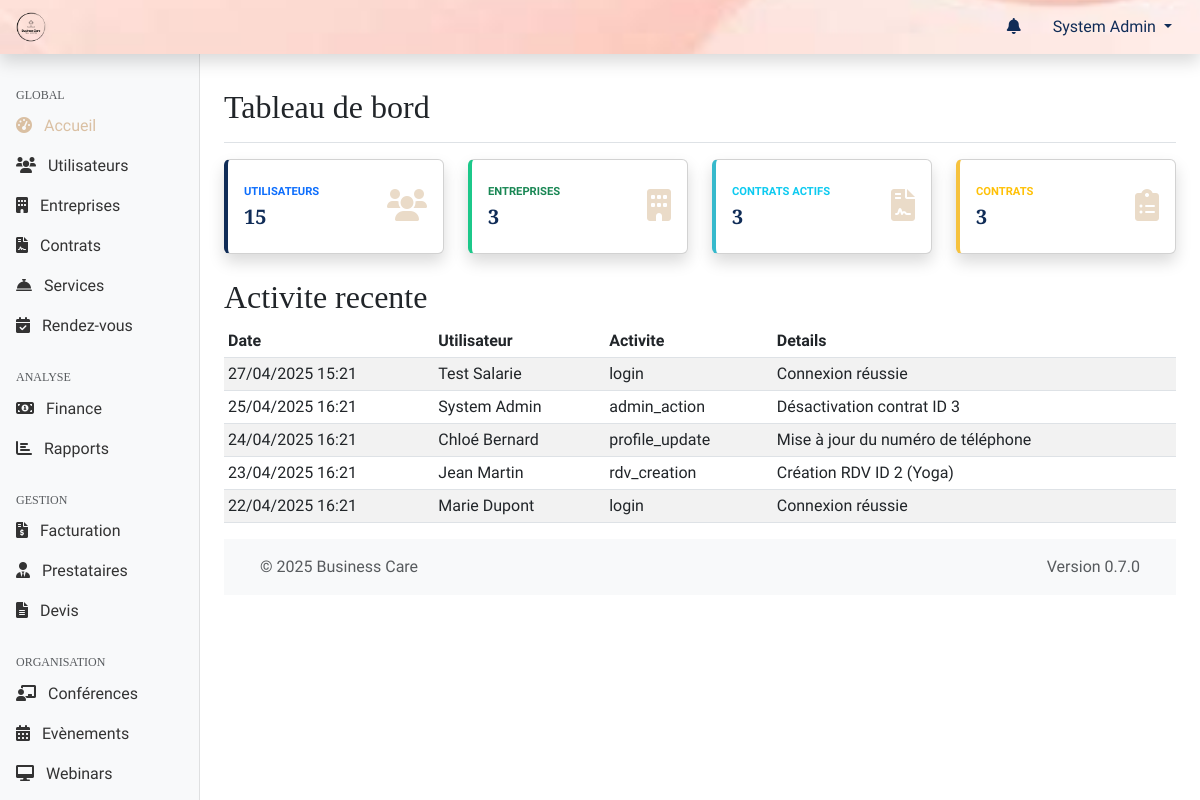
The app's page /web-admin/index.php (signed in), older data.
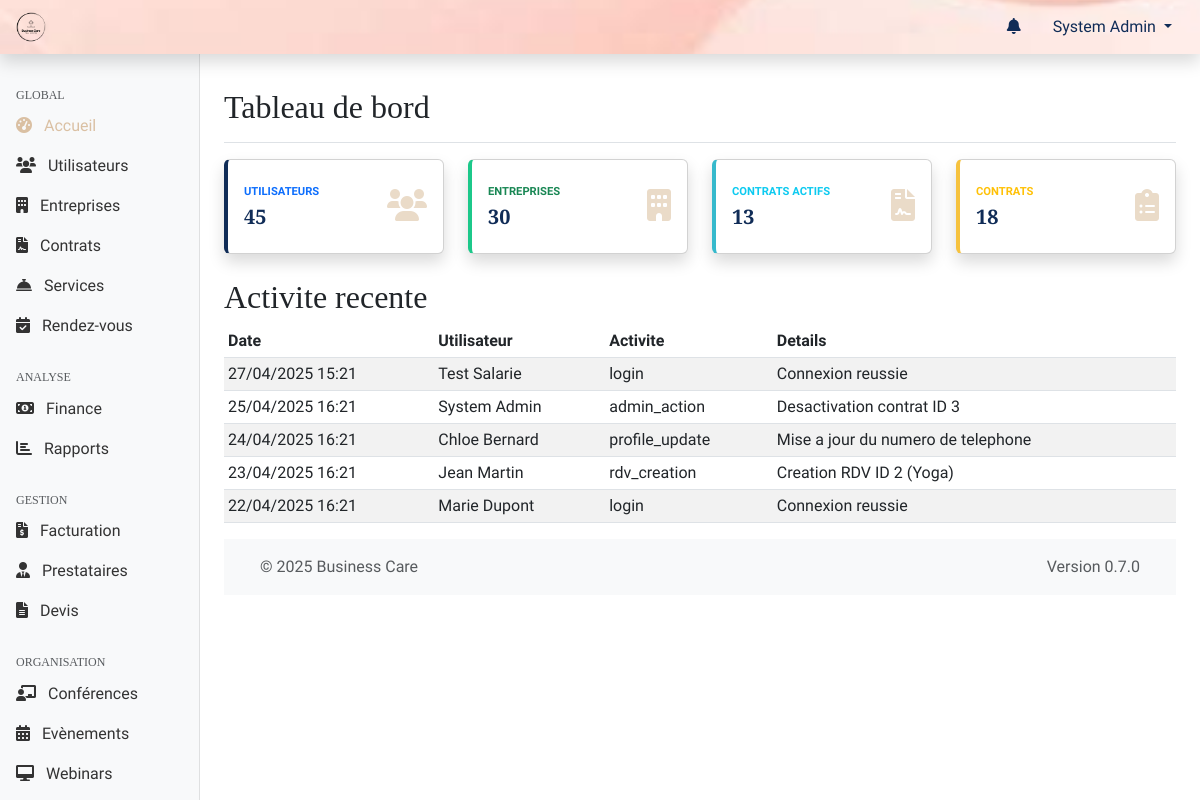
The same page, newer data.
### tables this page shows
CREATE TABLE logs (
    id INT PRIMARY KEY AUTO_INCREMENT,
    personne_id INT,
    action VARCHAR(255) NOT NULL,
    details TEXT,
    ip_address VARCHAR(45),
    user_agent TEXT,
    created_at TIMESTAMP DEFAULT CURRENT_TIMESTAMP,
    FOREIGN KEY (personne_id) REFERENCES personnes(id),
    INDEX idx_action (action),
    INDEX idx_date (created_at)
);

### shared/web-admin/db.php (called while the page is built, shortened)
<?php
function getDbConnection()
{
    static $pdo = null;
    if ($pdo === null) {
        $dsn = "mysql:host=" . DB_HOST . ";dbname=" . DB_NAME . ";charset=" . DB_CHARSET;
        $options = [
            PDO::ATTR_ERRMODE => PDO::ERRMODE_EXCEPTION,
            PDO::ATTR_DEFAULT_FETCH_MODE => PDO::FETCH_ASSOC,
            PDO::ATTR_EMULATE_PREPARES => false,
        ];
        try {
            $pdo = new PDO($dsn, DB_USER, DB_PASS, $options);
        } catch (PDOException $e) {
            die("[FAILURE] Connexion à la base de données impossible. Veuillez réessayer plus tard. ERREUR: " . $e->getMessage());
        }
    }
    return $pdo;
}
function validateTableName($table)
{
    return $table;
}
function executeQuery($sql, $params = [])
{
    try {
        $pdo = getDbConnection();
        $stmt = $pdo->prepare($sql);
        $stmt->execute($params);
        return $stmt;
    } catch (PDOException $e) {
        die("[FAILURE] Impossible d'exécuter la requête: " . $e->getMessage());
    }
}
function countTableRows($table, $where = '')
{
    $table = validateTableName($table);
    $sql = "SELECT COUNT(*) FROM $table";
    $params = [];
    if ($where) {
        $sql .= " WHERE $where";
    }
    $stmt = executeQuery($sql, $params);
    return $stmt->fetchColumn();
}

### web-admin/includes/page_functions/dashboard.php (called while the page is built, shortened)
<?php
function getDashboardStats() {
    return [
        'total_users' => countTableRows('personnes'),
        'total_companies' => countTableRows('entreprises'),
        'total_contracts' => countTableRows('contrats'),
        'active_contracts' => countTableRows('contrats', "statut = '" . STATUS_ACTIVE . "'")
    ];
}
function getDashboardRecentActivities($limit = 20) {
    return getRecentActivities($limit);
}

### shared/web-admin/functions.php (called while the page is built, shortened)
<?php
require_once 'db.php';
function formatDate($date, $format = DEFAULT_DATE_FORMAT)
{
    $timestamp = strtotime($date);
    return date($format, $timestamp);
}
function getRecentActivities($limit = 10)
{
    $sql = "SELECT l.*, CONCAT(p.prenom, ' ', p.nom) as user_name
            FROM logs l
            LEFT JOIN personnes p ON l.personne_id = p.id
            ORDER BY l.created_at DESC
            LIMIT ?";
    $stmt = executeQuery($sql, [$limit]);
    return $stmt->fetchAll();
}

### web-admin/index.php (the view, shortened to what the changed rows need)
<?php
require_once 'includes/page_functions/dashboard.php';
$stats = getDashboardStats();
$recentActivities = getDashboardRecentActivities();
include 'templates/header.php';
?>
<div class="container-fluid">
    <div class="row">
        <main class="col-md-9 ms-sm-auto col-lg-10 px-md-4">
            <div class="d-flex justify-content-between flex-wrap flex-md-nowrap align-items-center pt-3 pb-2 mb-3 border-bottom">
                <h1 class="h2">Tableau de bord</h1>
            </div>
            <div class="row">
                <div class="col-xl-3 col-md-6 mb-4">
                    <div class="card border-left-primary shadow h-100 py-2">
                        <div class="card-body">
                            <div class="row no-gutters align-items-center">
                                <div class="col mr-2">
                                    <div class="text-xs font-weight-bold text-primary text-uppercase mb-1">
                                        Utilisateurs</div>
                                    <div class="h5 mb-0 font-weight-bold text-gray-800"><?php echo $stats['total_users']; ?></div>
                                </div>
                            </div>
                        </div>
                    </div>
                </div>
                <div class="col-xl-3 col-md-6 mb-4">
                    <div class="card border-left-success shadow h-100 py-2">
                        <div class="card-body">
                            <div class="row no-gutters align-items-center">
                                <div class="col mr-2">
                                    <div class="text-xs font-weight-bold text-success text-uppercase mb-1">
                                        Entreprises</div>
                                    <div class="h5 mb-0 font-weight-bold text-gray-800"><?php echo $stats['total_companies']; ?></div>
                                </div>
                            </div>
                        </div>
                    </div>
                </div>
                <div class="col-xl-3 col-md-6 mb-4">
                    <div class="card border-left-info shadow h-100 py-2">
                        <div class="card-body">
                            <div class="row no-gutters align-items-center">
                                <div class="col mr-2">
                                    <div class="text-xs font-weight-bold text-info text-uppercase mb-1">
                                        Contrats actifs</div>
                                    <div class="h5 mb-0 font-weight-bold text-gray-800"><?php echo $stats['active_contracts']; ?></div>
                                </div>
                            </div>
                        </div>
                    </div>
                </div>
                <div class="col-xl-3 col-md-6 mb-4">
                    <div class="card border-left-warning shadow h-100 py-2">
                        <div class="card-body">
                            <div class="row no-gutters align-items-center">
                                <div class="col mr-2">
                                    <div class="text-xs font-weight-bold text-warning text-uppercase mb-1">
                                        Contrats</div>
                                    <div class="h5 mb-0 font-weight-bold text-gray-800"><?php echo $stats['total_contracts']; ?></div>
                                </div>
                            </div>
                        </div>
                    </div>
                </div>
            </div>
            <h2>Activite recente</h2>
            <div class="table-responsive">
                <table class="table table-striped table-sm">
                    <thead>
                        <tr>
                            <th>Date</th>
                            <th>Utilisateur</th>
                            <th>Activite</th>
                            <th>Details</th>
                        </tr>
                    </thead>
                    <tbody>
                        <?php foreach ($recentActivities as $activity): ?>
                        <tr>
                            <td><?php echo formatDate($activity['created_at']); ?></td>
                            <td><?php echo htmlspecialchars($activity['user_name'] ?? 'Systeme'); ?></td>
                            <td><?php echo htmlspecialchars($activity['action']); ?></td>
                            <td><?php echo htmlspecialchars($activity['details']); ?></td>
                        </tr>
                        <?php endforeach; ?>
                    </tbody>
                </table>
            </div>
            <?php include 'templates/footer.php'; ?>
        </main>
    </div>
</div>

Row changes from the older to the newer data that the page shows:
changed logs (number 1 of 5 on the later page): details "Connexion réussie" → "Connexion reussie"
changed logs "admin_action": details "Désactivation contrat ID 3" → "Desactivation contrat ID 3"
changed logs "profile_update": user_name "Chloé Bernard" → "Chloe Bernard"; details "Mise à jour du numéro de téléphone" → "Mise a jour du numero de telephone"
changed logs "rdv_creation": details "Création RDV ID 2 (Yoga)" → "Creation RDV ID 2 (Yoga)"
changed logs (number 5 of 5 on the later page): details "Connexion réussie" → "Connexion reussie"
Text that changed along with them:
$stats['total_users']: "15" → "45"
$stats['total_companies']: "3" → "30"
$stats['active_contracts']: "3" → "13"
$stats['total_contracts']: "3" → "18"
